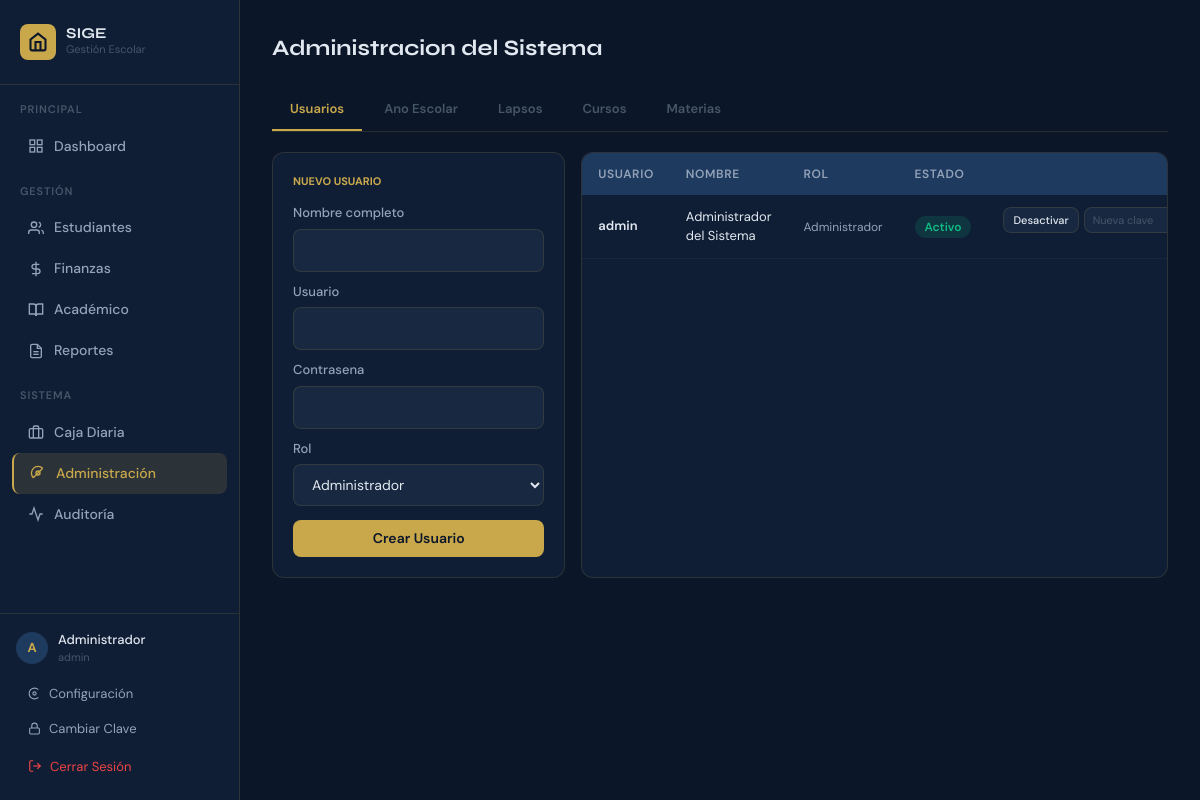
/administracion/ (signed in), run on the app's committed database.
### tables this page shows
CREATE TABLE roles (
            id INTEGER PRIMARY KEY AUTOINCREMENT,
            name TEXT UNIQUE NOT NULL,
            label TEXT NOT NULL
        );

CREATE TABLE users (
            id INTEGER PRIMARY KEY AUTOINCREMENT,
            username TEXT UNIQUE NOT NULL,
            password_hash TEXT NOT NULL,
            full_name TEXT NOT NULL,
            role_id INTEGER NOT NULL REFERENCES roles(id),
            active INTEGER NOT NULL DEFAULT 1,
            created_at TEXT NOT NULL DEFAULT (datetime('now'))
        );

### routers/admin_router.py (the view)
@bp.route("/")
@login_required
@permission_required("admin", "view")
def index():
    user = current_user()
    with db() as conn:
        users = conn.execute("""
            SELECT u.*, r.label as role_label FROM users u
            JOIN roles r ON r.id=u.role_id ORDER BY u.full_name
        """).fetchall()
        roles = conn.execute("SELECT * FROM roles ORDER BY label").fetchall()
        school_years = conn.execute("SELECT * FROM school_years ORDER BY name DESC").fetchall()
        courses = conn.execute("""
            SELECT c.*, COUNT(sub.id) as num_subjects
            FROM courses c LEFT JOIN subjects sub ON sub.course_id=c.id
            GROUP BY c.id ORDER BY c.level DESC, c.grade
        """).fetchall()
        subjects = conn.execute("""
            SELECT sub.*, c.name as course_name FROM subjects sub
            JOIN courses c ON c.id=sub.course_id
            ORDER BY c.level DESC, c.grade, sub.name
        """).fetchall()
        lapsos = conn.execute("""
            SELECT l.*, sy.name as year_name FROM lapsos l
            JOIN school_years sy ON sy.id=l.school_year_id
            ORDER BY sy.name, l.name
        """).fetchall()
    return render_template("admin/index.html",
        user=user, users=users, roles=roles,
        school_years=school_years, courses=courses,
        subjects=subjects, lapsos=lapsos)

### auth.py (called while the page is built)
def current_user():
    if "user_id" not in session:
        return None
    return {"id": session["user_id"], "username": session["username"],
            "full_name": session["full_name"], "role_id": session["role_id"]}

def get_user_permissions(role_id):
    with db() as conn:
        rows = conn.execute("""
            SELECT p.module, p.action FROM permissions p
            JOIN role_permissions rp ON rp.permission_id = p.id
            WHERE rp.role_id = ?
        """, (role_id,)).fetchall()
    return {(r["module"], r["action"]) for r in rows}

def has_permission(module, action):
    user = current_user()
    if not user:
        return False
    perms = get_user_permissions(user["role_id"])
    return (module, action) in perms

def login_required(f):
    @functools.wraps(f)
    def decorated(*args, **kwargs):
        if not current_user():
            return redirect(url_for("auth.login"))
        return f(*args, **kwargs)
    return decorated

def permission_required(module, action):
    def decorator(f):
        @functools.wraps(f)
        def decorated(*args, **kwargs):
            if not current_user():
                return redirect(url_for("auth.login"))
            if not has_permission(module, action):
                abort(403)
            return f(*args, **kwargs)
        return decorated
    return decorator

### database.py (called while the page is built)
def get_connection():
    conn = sqlite3.connect(DB_PATH, detect_types=sqlite3.PARSE_DECLTYPES)
    conn.row_factory = sqlite3.Row
    conn.execute("PRAGMA journal_mode=WAL")
    conn.execute("PRAGMA foreign_keys=ON")
    conn.execute("PRAGMA synchronous=NORMAL")
    return conn

@contextmanager
def db():
    conn = get_connection()
    try:
        yield conn
        conn.commit()
    except Exception:
        conn.rollback()
        raise
    finally:
        conn.close()

### templates/admin/index.html (shortened to what this page needs)
{% extends "base.html" %}
{% block content %}
<h1 class="font-display" style="font-size:22px;font-weight:700;color:#E2E8F0;margin:0 0 24px;">Administracion del Sistema</h1>
<div style="display:flex;gap:4px;margin-bottom:20px;border-bottom:1px solid var(--border);">
  {% for tab_id, tab_label in [('users','Usuarios'),('years','Ano Escolar'),('lapsos','Lapsos'),('courses','Cursos'),('subjects','Materias')] %}
  <button onclick="showTab('{{ tab_id }}')" id="tab_btn_{{ tab_id }}"
    style="padding:10px 18px;font-size:13px;font-weight:600;cursor:pointer;border:none;
           border-bottom:2px solid transparent;background:transparent;color:#475569;transition:all 0.15s;">
    {{ tab_label }}
  </button>
  {% endfor %}
</div>
<div id="tab_users" class="tab-content" style="display:none;">
  <div style="display:grid;grid-template-columns:1fr 2fr;gap:16px;">
    <div class="card" style="padding:20px;">
      <div style="font-size:11px;font-weight:700;color:var(--gold);margin-bottom:14px;">NUEVO USUARIO</div>
      <form method="POST" action="{{ url_for('admin.new_user') }}">
        <div style="margin-bottom:10px;"><label class="form-label">Nombre completo</label>
          <input type="text" name="full_name" class="form-input" required></div>
        <div style="margin-bottom:10px;"><label class="form-label">Usuario</label>
          <input type="text" name="username" class="form-input" required></div>
        <div style="margin-bottom:10px;"><label class="form-label">Contrasena</label>
          <input type="password" name="password" class="form-input" required minlength="8"></div>
        <div style="margin-bottom:14px;"><label class="form-label">Rol</label>
          <select name="role_id" class="form-input" required>
            {% for r in roles %}<option value="{{ r.id }}">{{ r.label }}</option>{% endfor %}
          </select></div>
        <button type="submit" class="btn-primary" style="width:100%;">Crear Usuario</button>
      </form>
    </div>
    <div class="card" style="overflow:hidden;">
      <table>
        <thead><tr><th>Usuario</th><th>Nombre</th><th>Rol</th><th>Estado</th><th></th></tr></thead>
        <tbody>
          {% for u in users %}
          <tr>
            <td style="font-weight:600;font-size:13px;">{{ u.username }}</td>
            <td style="font-size:13px;">{{ u.full_name }}</td>
            <td><span style="font-size:12px;color:#94A3B8;">{{ u.role_label }}</span></td>
            <td><span class="badge {% if u.active %}badge-green{% else %}badge-gray{% endif %}">
              {% if u.active %}Activo{% else %}Inactivo{% endif %}</span></td>
            <td style="display:flex;gap:5px;">
              <form method="POST" action="{{ url_for('admin.toggle_user', uid=u.id) }}">
                <button type="submit" class="btn-secondary" style="font-size:11px;padding:4px 9px;">
                  {% if u.active %}Desactivar{% else %}Activar{% endif %}
                </button>
              </form>
              <form method="POST" action="{{ url_for('admin.reset_password', uid=u.id) }}" style="display:flex;gap:4px;">
                <input type="password" name="new_password" minlength="8" placeholder="Nueva clave"
                  class="form-input" style="width:110px;font-size:11px;padding:4px 8px;" required>
              </form>
            </td>
          </tr>
          {% endfor %}
        </tbody>
      </table>
    </div>
  </div>
</div>
{% endblock %}

### templates/base.html (shortened to what this page needs)
<!DOCTYPE html>
<html lang="es" class="h-full">
<head>
<script src="https://cdn.tailwindcss.com"></script>
</head>
<body class="h-full">
{% if user %}
<div style="display:flex;min-height:100vh;">
  <aside class="sidebar">
    <div style="padding:24px 20px;border-bottom:1px solid var(--border);">
      <div style="display:flex;align-items:center;gap:10px;">
        <div style="width:36px;height:36px;background:var(--gold);border-radius:8px;display:flex;align-items:center;justify-content:center;flex-shrink:0;">
          <svg width="20" height="20" fill="none" stroke="#0B1629" stroke-width="2.5" viewBox="0 0 24 24"><path d="M3 9l9-7 9 7v11a2 2 0 01-2 2H5a2 2 0 01-2-2z"/><polyline points="9 22 9 12 15 12 15 22"/></svg>
        </div>
        <div>
          <div class="font-display" style="font-size:15px;font-weight:700;color:#E2E8F0;line-height:1;">SIGE</div>
          <div style="font-size:11px;color:#475569;">Gestión Escolar</div>
        </div>
      </div>
    </div>
    <nav style="padding:16px 12px;flex:1;">
      <div style="font-size:11px;color:#475569;font-weight:600;letter-spacing:0.08em;padding:0 8px;margin-bottom:8px;">PRINCIPAL</div>
      <a href="{{ url_for('dashboard.index') }}" class="nav-link {% if request.endpoint=='dashboard.index' %}active{% endif %}">
        <svg width="16" height="16" fill="none" stroke="currentColor" stroke-width="2" viewBox="0 0 24 24"><rect x="3" y="3" width="7" height="7"/><rect x="14" y="3" width="7" height="7"/><rect x="14" y="14" width="7" height="7"/><rect x="3" y="14" width="7" height="7"/></svg>
        Dashboard
      </a>
      <div style="font-size:11px;color:#475569;font-weight:600;letter-spacing:0.08em;padding:0 8px;margin:16px 0 8px;">GESTIÓN</div>
      <a href="{{ url_for('students.index') }}" class="nav-link {% if 'students' in request.endpoint %}active{% endif %}">
        <svg width="16" height="16" fill="none" stroke="currentColor" stroke-width="2" viewBox="0 0 24 24"><path d="M17 21v-2a4 4 0 00-4-4H5a4 4 0 00-4 4v2"/><circle cx="9" cy="7" r="4"/><path d="M23 21v-2a4 4 0 00-3-3.87"/><path d="M16 3.13a4 4 0 010 7.75"/></svg>
        Estudiantes
      </a>
      <a href="{{ url_for('finance.index') }}" class="nav-link {% if 'finance' in request.endpoint %}active{% endif %}">
        <svg width="16" height="16" fill="none" stroke="currentColor" stroke-width="2" viewBox="0 0 24 24"><line x1="12" y1="1" x2="12" y2="23"/><path d="M17 5H9.5a3.5 3.5 0 000 7h5a3.5 3.5 0 010 7H6"/></svg>
        Finanzas
      </a>
      <a href="{{ url_for('academic.index') }}" class="nav-link {% if 'academic' in request.endpoint %}active{% endif %}">
        <svg width="16" height="16" fill="none" stroke="currentColor" stroke-width="2" viewBox="0 0 24 24"><path d="M2 3h6a4 4 0 014 4v14a3 3 0 00-3-3H2z"/><path d="M22 3h-6a4 4 0 00-4 4v14a3 3 0 013-3h7z"/></svg>
        Académico
      </a>
      <a href="{{ url_for('reports.index') }}" class="nav-link {% if 'reports' in request.endpoint %}active{% endif %}">
        <svg width="16" height="16" fill="none" stroke="currentColor" stroke-width="2" viewBox="0 0 24 24"><path d="M14 2H6a2 2 0 00-2 2v16a2 2 0 002 2h12a2 2 0 002-2V8z"/><polyline points="14 2 14 8 20 8"/><line x1="16" y1="13" x2="8" y2="13"/><line x1="16" y1="17" x2="8" y2="17"/></svg>
        Reportes
      </a>
      <div style="font-size:11px;color:#475569;font-weight:600;letter-spacing:0.08em;padding:0 8px;margin:16px 0 8px;">SISTEMA</div>
      <a href="{{ url_for('finance.cash_register') }}" class="nav-link {% if 'cash_register' in request.endpoint %}active{% endif %}">
        <svg width="16" height="16" fill="none" stroke="currentColor" stroke-width="2" viewBox="0 0 24 24"><rect x="2" y="7" width="20" height="14" rx="2"/><path d="M16 21V5a2 2 0 00-2-2h-4a2 2 0 00-2 2v16"/></svg>
        Caja Diaria
      </a>
      <a href="{{ url_for('admin.index') }}" class="nav-link {% if 'admin' in request.endpoint %}active{% endif %}">
        <svg width="16" height="16" fill="none" stroke="currentColor" stroke-width="2" viewBox="0 0 24 24"><circle cx="12" cy="12" r="3"/><path d="M19.07 4.93A10 10 0 004.93 19.07M19.07 4.93L4.93 19.07"/></svg>
        Administración
      </a>
      <a href="{{ url_for('admin.audit_log') }}" class="nav-link {% if 'audit' in request.endpoint %}active{% endif %}">
        <svg width="16" height="16" fill="none" stroke="currentColor" stroke-width="2" viewBox="0 0 24 24"><polyline points="22 12 18 12 15 21 9 3 6 12 2 12"/></svg>
        Auditoría
      </a>
    </nav>
    <div style="padding:16px;border-top:1px solid var(--border);">
      <div style="display:flex;align-items:center;gap:10px;margin-bottom:12px;">
        <div style="width:32px;height:32px;background:var(--navy-light);border-radius:50%;display:flex;align-items:center;justify-content:center;font-size:13px;font-weight:700;color:var(--gold);">
          {{ user.full_name[0] }}
        </div>
        <div>
          <div style="font-size:13px;font-weight:500;color:#E2E8F0;">{{ user.full_name.split()[0] }}</div>
          <div style="font-size:11px;color:#475569;">{{ user.username }}</div>
        </div>
      </div>
      <a href="{{ url_for('settings.index') }}" style="display:flex;align-items:center;gap:8px;color:#94A3B8;font-size:13px;text-decoration:none;padding:6px 12px;border-radius:6px;margin-bottom:4px;transition:all 0.2s;" onmouseover="this.style.background='rgba(255,255,255,0.05)'" onmouseout="this.style.background='transparent'">
        <svg width="13" height="13" fill="none" stroke="currentColor" stroke-width="2" viewBox="0 0 24 24"><circle cx="12" cy="12" r="3"/><path d="M19.07 4.93A10 10 0 004.93 19.07M4.93 4.93a10 10 0 0014.14 14.14"/></svg>
        Configuración
      </a>
      <a href="{{ url_for('profile.change_password') }}" style="display:flex;align-items:center;gap:8px;color:#94A3B8;font-size:13px;text-decoration:none;padding:6px 12px;border-radius:6px;margin-bottom:4px;transition:all 0.2s;" onmouseover="this.style.background='rgba(255,255,255,0.05)'" onmouseout="this.style.background='transparent'">
        <svg width="13" height="13" fill="none" stroke="currentColor" stroke-width="2" viewBox="0 0 24 24"><rect x="3" y="11" width="18" height="11" rx="2"/><path d="M7 11V7a5 5 0 0110 0v4"/></svg>
        Cambiar Clave
      </a>
      <a href="{{ url_for('auth.logout') }}" style="display:flex;align-items:center;gap:8px;color:#EF4444;font-size:13px;text-decoration:none;padding:8px 12px;border-radius:6px;transition:background 0.2s;" onmouseover="this.style.background='rgba(239,68,68,0.1)'" onmouseout="this.style.background='transparent'">
        <svg width="14" height="14" fill="none" stroke="currentColor" stroke-width="2" viewBox="0 0 24 24"><path d="M9 21H5a2 2 0 01-2-2V5a2 2 0 012-2h4"/><polyline points="16 17 21 12 16 7"/><line x1="21" y1="12" x2="9" y2="12"/></svg>
        Cerrar Sesión
      </a>
    </div>
  </aside>
  <main class="main-content" style="padding:32px;">
    {% block content %}{% endblock %}
  </main>
</div>
{% else %}
{% block auth_content %}{% endblock %}
{% endif %}
</body>
</html>

### templates/base.html (style rules this page uses)
:root { --navy: #0B1629; --navy-mid: #132038; --navy-light: #1E3A5F; --gold: #C9A84C; --gold-light: #E8C96D; --slate: #94A3B8; --surface: #0F1E35; --surface-2: #172840; --border: rgba(201,168,76,0.15); }
* { box-sizing: border-box; }
body { font-family: 'DM Sans', sans-serif; background: var(--navy); color: #E2E8F0; }
h1,h2,h3,.font-display { font-family: 'Syne', sans-serif; }
.nav-link { display:flex; align-items:center; gap:10px; padding:10px 16px; border-radius:8px; color:#94A3B8; font-size:14px; font-weight:500; transition:all 0.2s; text-decoration:none; }
.nav-link.active { background:rgba(201,168,76,0.15); color:var(--gold); border-left:2px solid var(--gold); }
.card { background:var(--surface); border:1px solid var(--border); border-radius:12px; }
.btn-primary { background:var(--gold); color:var(--navy); font-weight:600; padding:8px 20px; border-radius:8px; font-size:14px; transition:all 0.2s; cursor:pointer; border:none; }
.btn-secondary { background:var(--surface-2); color:#E2E8F0; font-weight:500; padding:8px 20px; border-radius:8px; font-size:14px; transition:all 0.2s; cursor:pointer; border:1px solid var(--border); }
.form-input { background:var(--surface-2); border:1px solid var(--border); color:#E2E8F0; padding:10px 14px; border-radius:8px; font-size:14px; width:100%; transition:border-color 0.2s; }
.form-input::placeholder { color:#475569; }
.form-label { font-size:13px; font-weight:500; color:#94A3B8; margin-bottom:6px; display:block; }
.badge { padding:3px 10px; border-radius:20px; font-size:12px; font-weight:600; }
.badge-green { background:rgba(16,185,129,0.15); color:#10B981; }
table { width:100%; border-collapse:collapse; }
thead th { background:var(--navy-light); color:#94A3B8; font-size:12px; font-weight:600; text-transform:uppercase; letter-spacing:0.05em; padding:12px 16px; text-align:left; }
tbody tr { border-bottom:1px solid rgba(255,255,255,0.04); transition:background 0.15s; }
tbody td { padding:12px 16px; font-size:14px; }
.sidebar { width:240px; min-height:100vh; background:var(--surface); border-right:1px solid var(--border); flex-shrink:0; display:flex; flex-direction:column; }
.main-content { flex:1; overflow:auto; }
select.form-input option { background:var(--navy-mid); }

### data on the page
roles: full_name "Administrador"
users: username "admin", full_name "Administrador del Sistema", role_label "Administrador", active "Activo"

### other printed values
{{ user.full_name[0] }} "A"
{{ user.username }} "admin"
{{ tab_label }} "Usuarios" "Ano Escolar" "Lapsos" "Cursos" "Materias"
form field role_id "Administrador"
